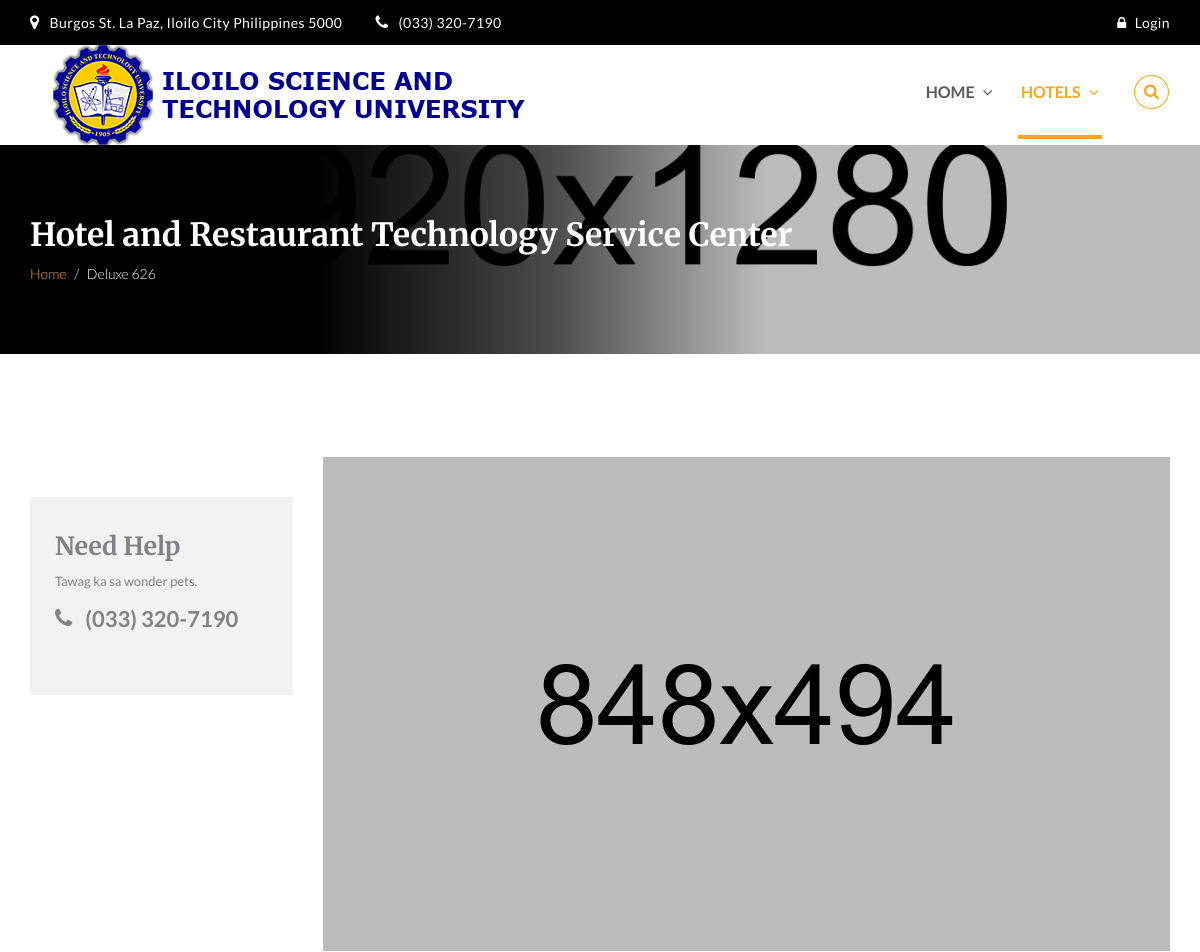
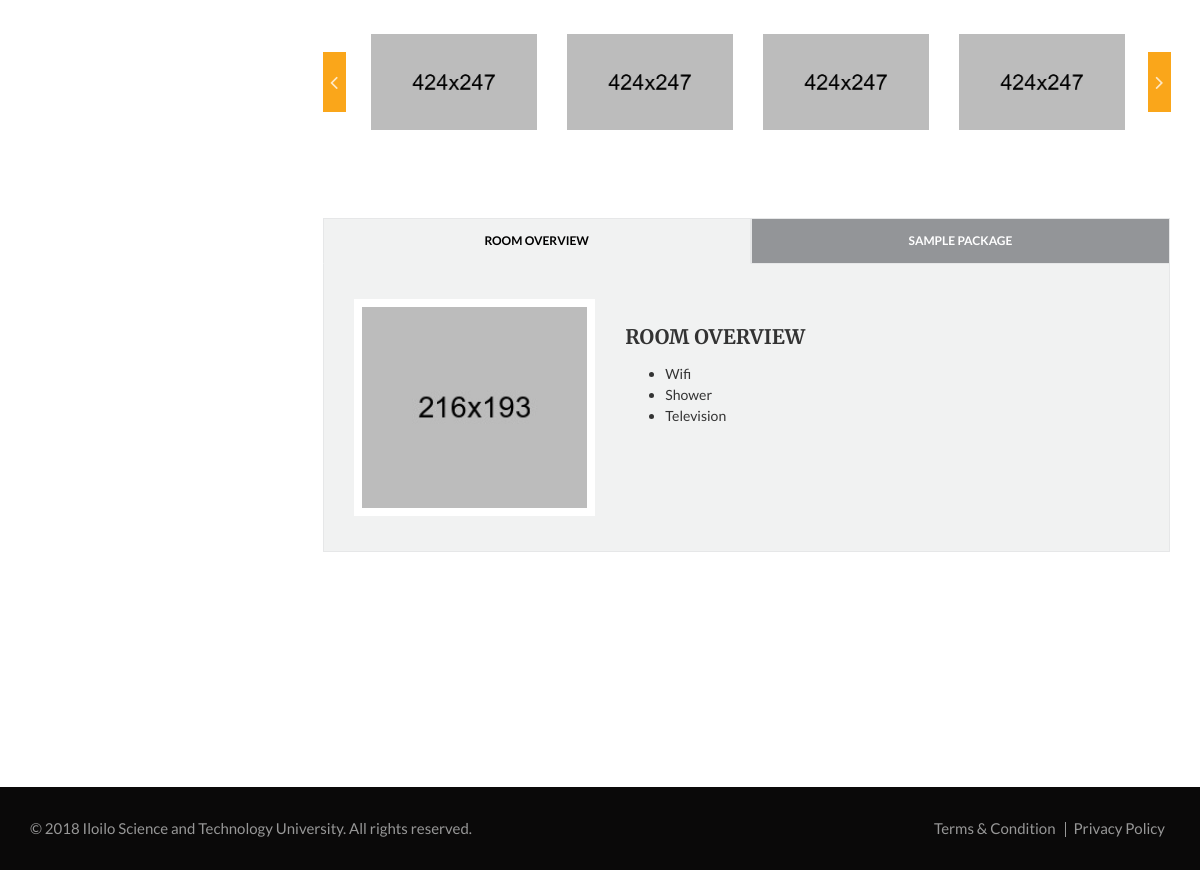
The app's page /book-room.php?roomId=2 with its own data (2 pictures, top to bottom).
### tables this page shows
CREATE TABLE `rooms` (
  `id` int(11) NOT NULL,
  `hotel_id` int(11) NOT NULL,
  `room_type` varchar(255) NOT NULL,
  `room_name` varchar(50) NOT NULL,
  `room_description` text NOT NULL,
  `bed_number` int(11) NOT NULL,
  `image_path` varchar(255) NOT NULL,
  `last_edited_by` int(11) DEFAULT NULL
);

CREATE TABLE `packages` (
  `id` int(11) NOT NULL,
  `room_id` int(11) NOT NULL,
  `package_title` varchar(50) NOT NULL,
  `package` text NOT NULL,
  `price` decimal(10,0) NOT NULL,
  `image_path` varchar(255) DEFAULT NULL,
  `last_edited_by` int(11) DEFAULT NULL,
  `date_deleted` datetime DEFAULT NULL
);

CREATE TABLE `room_amenities` (
  `id` int(11) NOT NULL,
  `room_id` int(11) NOT NULL,
  `amenity` varchar(250) NOT NULL
);

### book-room.php (the view, shortened to what this page needs)
<?php
if(isset($_GET["roomId"])) {
    require "connection.php";
    $stmt = $conn->query("SELECT * FROM `rooms` WHERE `id` = '".$_GET["roomId"]."'");
    while ($row = $stmt->fetch_object()) {
        $roomObject = $row;
    }
}
else {
    header("location:index.php");
}
?>
<!doctype html>
<html lang="en">
<head>
    <link rel="stylesheet" href="css/bootstrap.min.css">
    <link rel="stylesheet" href="css/font-awesome.min.css">
    <link rel="stylesheet" href="css/style.css">
    <link rel="stylesheet" id="cpswitch" href="css/orange.css">
    <link rel="stylesheet" href="css/responsive.css">
    <link rel="stylesheet" href="css/datepicker.css">
    <link rel="stylesheet" href="css/slick.css">
    <link rel="stylesheet" href="css/slick-theme.css">
</head>
<body>
<div id="top-bar" class="tb-text-white">
    <div class="container">
        <div class="row">
            <div class="col-xs-12 col-sm-6 col-md-6 col-lg-6">
                <div id="info">
                    <ul class="list-unstyled list-inline">
                        <li><span><i class="fa fa-map-marker"></i></span>Burgos St. La Paz, Iloilo City Philippines 5000</li>
                          <li><span><i class="fa fa-phone"></i></span>(033) 320-7190</li>
                    </ul>
                </div>
            </div>
            <div class="col-xs-12 col-sm-6 col-md-6 col-lg-6">
                <div id="links">
                    <ul class="list-unstyled list-inline">
                        <li><a href="login.php"><span><i class="fa fa-lock"></i></span>Login</a></li>
                    </ul>
                </div>
            </div>
        </div>
    </div>
</div>
<nav class="navbar navbar-default main-navbar navbar-custom navbar-white" id="mynavbar-1">
    <div class="container">
        <div class="navbar-header">
            <img src="images/logo.png" class="img-responsive" alt="registration-img">
        </div><!doctype html>
        <html lang="en">
        <head>
        </head>
        <body>
        </body>
        </html>
        <div class="collapse navbar-collapse" id="myNavbar1">
            <ul class="nav navbar-nav navbar-right navbar-search-link">
                <li class="dropdown"><a href="#" class="dropdown-toggle" data-toggle="dropdown">Home<span><i class="fa fa-angle-down"></i></span></a>
                </li>
                <li class="dropdown active"><a href="#" class="dropdown-toggle" data-toggle="dropdown">Hotels<span><i class="fa fa-angle-down"></i></span></a>
                </li>
                <li><a href="javascript:void(0)" class="search-button"><span><i class="fa fa-search"></i></span></a></li>
            </ul>
        </div>
    </div>
</nav>
<section class="page-cover" id="cover-hotel-detail">
    <div class="container">
        <div class="row">
            <div class="col-sm-12">
                <h1 class="page-title">Hotel and Restaurant Technology Service Center</h1>
                <ul class="breadcrumb">
                    <li><a href="#">Home</a></li>
                    <li class="active"><?= $roomObject->room_type . ' ' . $roomObject->room_name ?> </li>
                </ul>
            </div>
        </div>
    </div>
</section>
<section class="innerpage-wrapper">
    <div id="hotel-details" class="innerpage-section-padding">
        <div class="container">
            <div class="row">
                <div class="col-xs-12 col-sm-12 col-md-3 side-bar left-side-bar">
                    <div class="row">
                        <div class="col-xs-12 col-sm-6 col-md-12">
                            <div class="side-bar-block support-block">
                                <h3>Need Help</h3>
                                <p>Tawag ka sa wonder pets.</p>
                                <div class="support-contact">
                                    <span><i class="fa fa-phone"></i></span>
                                    <p>(033) 320-7190</p>
                                </div>
                            </div>
                        </div>
                    </div>
                </div>
                <div class="col-xs-12 col-sm-12 col-md-9 col-lg-9 content-side">
                    <div class="detail-slider">
                        <div class="feature-slider">
                            <div><img src="images/f-feature-1.jpg" class="img-responsive" alt="feature-img"/></div>
                        </div>
                        <div class="feature-slider-nav">
                            <div><img src="images/f-feature-thumb-1.jpg" class="img-responsive" alt="feature-thumb"/></div>
                            <div><img src="images/f-feature-thumb-2.jpg" class="img-responsive" alt="feature-thumb"/></div>
                            <div><img src="images/f-feature-thumb-3.jpg" class="img-responsive" alt="feature-thumb"/></div>
                            <div><img src="images/f-feature-thumb-4.jpg" class="img-responsive" alt="feature-thumb"/></div>
                        </div>
                    </div>
                    <div class="detail-tabs" id="packages">
                        <ul class="nav nav-tabs nav-justified">
                            <li class="active"><a href="#hotel-overview" data-toggle="tab">Room Overview</a></li>
                            <?php
                            $stmt = $conn->query("SELECT * FROM `packages` WHERE `room_id` = '".$_GET["roomId"]."' AND `date_deleted` IS NULL");
                            while ($row = $stmt->fetch_object()) {
                                $strId = str_replace(' ','',$row->package_title)
                                ?>
                                <li><a href="<?='#'.$strId?>" data-toggle="tab"><?= $row->package_title?></a></li>
                            <?php
                            }
                            ?>
                        </ul>
                        <div class="tab-content">
                            <div id="hotel-overview" class="tab-pane in active">
                                <div class="row">
                                    <div class="col-sm-4 col-md-4 tab-img">
                                        <img src="images/hotel-detail-tab-1.jpg" class="img-responsive" alt="flight-detail-img" />
                                    </div>
                                    <div class="col-sm-8 col-md-8 tab-text">
                                        <h3>Room Overview</h3>
                                        <ul>
                                            <?php
                                            $stmt = $conn->query("SELECT * FROM `room_amenities` WHERE `room_id` = '".$_GET["roomId"]."'");
                                            while ($row = $stmt->fetch_object()) {
                                                ?>
                                            <li><?= $row->amenity  ?></li>
                                            <?php
                                            }
                                            ?>
                                        </ul>
                                    </div>
                                </div>
                            </div>
                        </div>
                    </div>
                </div>
            </div>
        </div>
</section>
<div id="footer-bottom" class="ftr-bot-black">
    <div class="container">
        <div class="row">
            <div class="col-xs-12 col-sm-6 col-md-6 col-lg-6" id="copyright">
                <p>© 2018 <a href="#">Iloilo Science and Technology University</a>. All rights reserved.</p>
            </div>
            <div class="col-xs-12 col-sm-6 col-md-6 col-lg-6" id="terms">
                <ul class="list-unstyled list-inline">
                    <li><a href="#">Terms & Condition</a></li>
                    <li><a href="#">Privacy Policy</a></li>
                </ul>
            </div>
        </div>
    </div>
</div>
</body>
</html>

### css/style.css (style rules this page uses)
html,body { height:100%; position:relative; }
p,ul,a,.btn,span,input,select,textarea,label, table, .meta h2, blockquote, small, .newsletter h2, .cruise-offer-text h3, .package h2, .welcome-message h2, #hot-tour h3, #hot-tour h2, #message-banner h2, .member-name h3, #error-text h2, .company-name, #coming-soon-text h2, .booking-form-block .selected-price, #dashboard h2, #dashboard h3, #dashboard h4, #web-name, .tvl-insurance-info .innerpage-heading h1, .big-heading h2, .traveler-info h3, .list-group-heading { font-family: 'Lato', sans-serif; }
p,ul { line-height:1.5em; font-size:14px; }
ul { margin-bottom:0px; }
h1,h2,h3,h4,h5,h6,.main-title a, .flight-info h3 .flight-destination,.blog-post-title a, .block-title a { font-family: 'Merriweather', serif; margin-top:0; line-height:1.3em; }
.innerpage-section-padding { padding-top:103px; padding-bottom:147px; }
#top-bar { padding:10px 0px 10px 0px; }
#top-bar ul { margin-bottom:0px; letter-spacing:0.03em; font-size:14px; line-height:1.8em; }
#top-bar #info li:first-child { margin-right:20px; }
#top-bar #info ul li .fa { padding-right:10px; font-size:16px; }
#top-bar #links { float:right; }
#top-bar #links a { padding-bottom:0px; }
#top-bar #links a .fa { padding-left:10px; font-size:14px; margin-right:8px; }
#top-bar #links ul li { padding-left:0px; }
#top-bar #links ul li:last-child { padding-right:0px; }
.navbar { margin-bottom:0px; z-index:200; }
.main-navbar .navbar-header { position:relative; }
.main-navbar .nav > li > a { font-size:16px; font-weight:bold; text-transform:uppercase; }
.main-navbar .navbar-nav > li { position:relative; }
.main-navbar .navbar-nav > li::before { width: 0; height: 4px; transition: all 0.25s linear; position: absolute; content: ""; z-index: -1; left: 0px; top: auto; bottom:0px; right: 0px; -webkit-transition: all 0.25s linear; z-index:1; margin:0 auto; }
.main-navbar .navbar-nav > li.active::before { width: 100%; }
.main-navbar .nav > li > a .fa-angle-down { margin-left:8px; }
.main-navbar .navbar-search-link > li:last-child a { height:34px; width:35px; text-align:center; padding:0px; margin-top:2px; }
.main-navbar .navbar-search-link > li:last-child .fa { margin-top:7px; }
#footer-bottom { padding-top:30px; padding-bottom:30px; }
#footer-bottom p, #footer-bottom ul { margin-bottom:0px; font-size:15px; }
#footer-bottom li:first-child { position:relative; padding-right:10px; }
#footer-bottom li:first-child:after { content:""; position:absolute; right:0; top:5px; height:15px; width:1px; display:block; }
.page-cover { padding:70px 0px; position:relative; }
.page-cover::before { content:''; display:block; position:absolute; top:0; left:0; height:100%; width:100%; }
.page-cover h1 { font-size:32px; font-weight:bold; margin-bottom:6px; }
.page-cover .breadcrumb { padding:0px; margin:0px; font-size:14px; font-weight:300; }
.page-cover .breadcrumb li a { text-decoration:none; }
.side-bar-block { margin-bottom:40px; }
.side-bar-block:last-child { margin-bottom:0px; }
.side-bar .support-block { padding:33px 25px 50px; }
.side-bar .support-block h3 { font-size:25px; font-weight:bold; }
.side-bar .support-block p { font-size:13px; }
.side-bar .support-contact span { font-size:22px; margin-right:13px; float:left; }
.side-bar .support-contact p { font-size:22px; font-weight:bold; overflow:hidden; }
.detail-tabs { margin:88px 0px; }
.detail-tabs .nav-tabs li a { font-size:12px; font-weight:bold; text-transform:uppercase; padding:13px 10px; }
.detail-tabs .tab-content .tab-pane { padding:35px 30px; }
.detail-tabs .tab-pane .tab-img img { width:100%; }
.detail-tabs .tab-pane .tab-text { padding-top:25px; }
.detail-tabs .tab-pane .tab-text h3 { font-weight:bold; text-transform:uppercase; font-size:20px; margin-bottom:13px; }
.detail-slider { position:relative; }
.feature-slider .slick-list .slick-slide img, .feature-slider-nav .slick-list .slick-slide img { width:100%; }
.feature-slider-nav .slick-list .slick-slide img { padding:0px 15px; }
.feature-slider-nav .slick-slide { cursor:pointer; }
.feature-slider { margin-bottom:35px; }

### records on screen
rooms: room_type "Deluxe", room_name "626"
packages: package_title "SAMPLE PACKAGE"
room_amenities: amenity "Wifi"
room_amenities: amenity "Shower"
room_amenities: amenity "Television"
